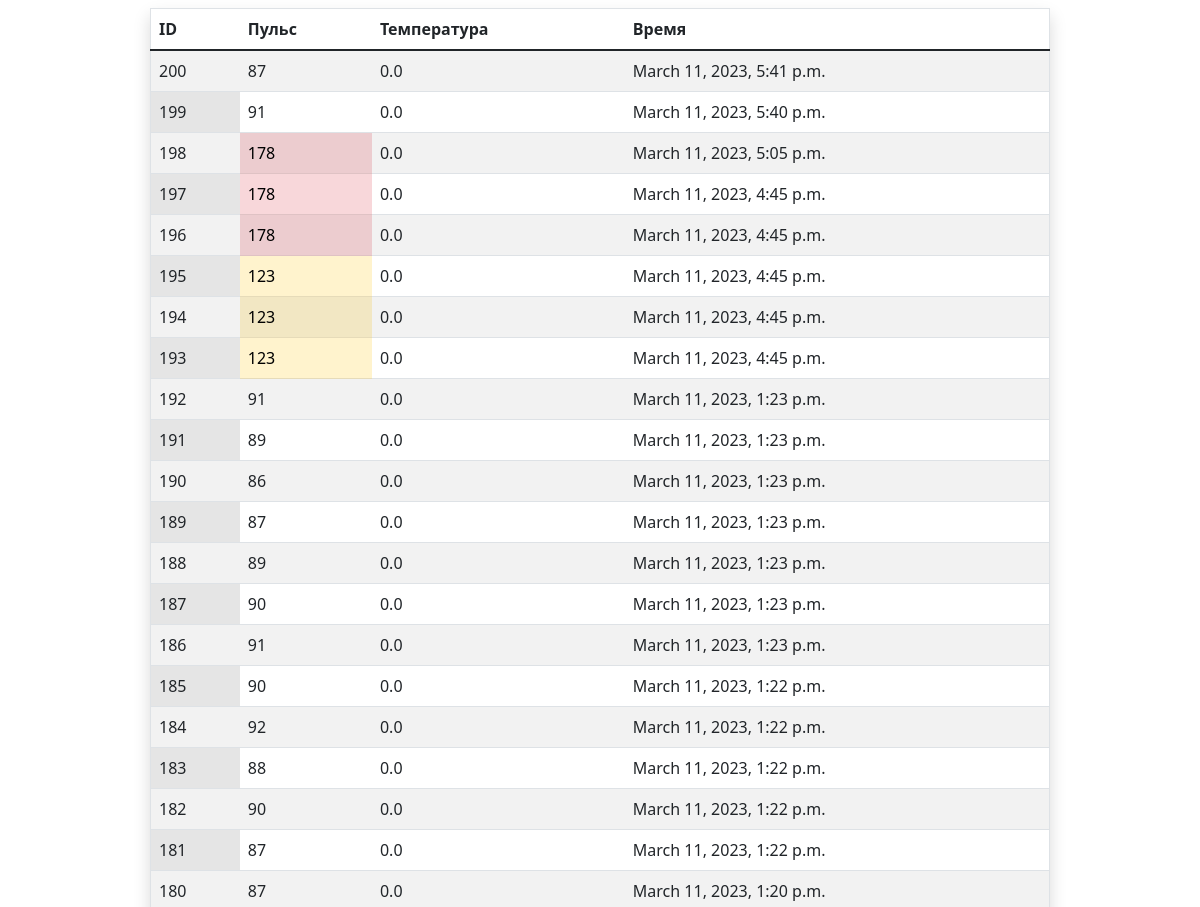
/ (upper part), run on an earlier commit of the app's database.
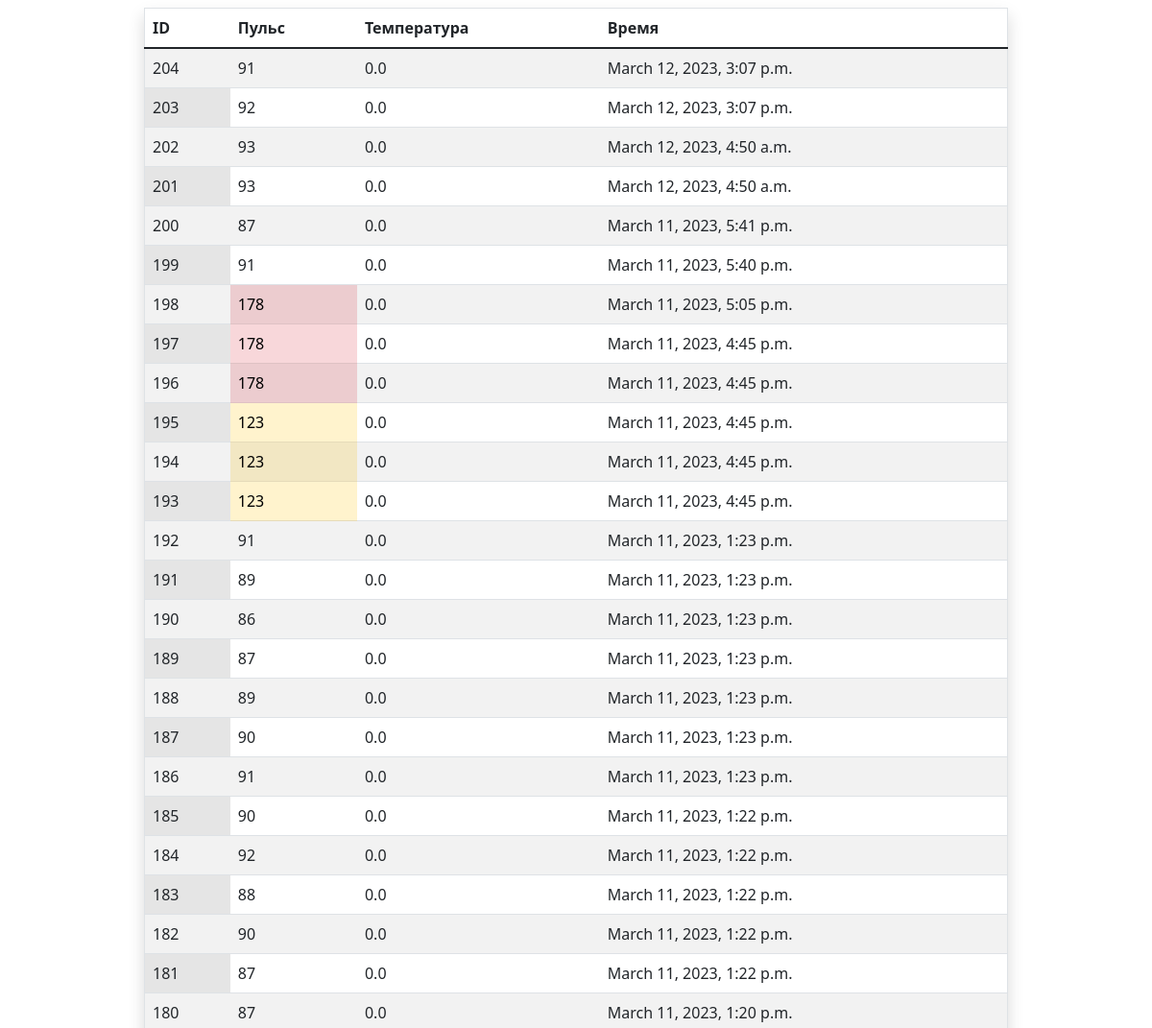
And on a later commit of the database.
### first/models.py (models this page shows)
class History(models.Model):
    date = models.DateTimeField(default=0)
    first = models.IntegerField(default=0)
    second = models.FloatField(default=0)
    result = models.IntegerField(default=0)

### first/views.py (the view)
# urls.py: path('', history),
def history(request):
    context = {}
    records = History.objects.order_by('-date')
    context['history'] = records
    return render(request, 'history.html', context)

### first/templates/history.html (shortened to what this page needs)
<!DOCTYPE html>
<html>
    <head>
        <link href="https://cdn.jsdelivr.net/npm/bootstrap@5.1.3/dist/css/bootstrap.min.css" rel="stylesheet">
    </head>
    <body>
    <center>
<div class="w-75" >
    <table class="table table-hover table-striped border shadow p-3 mt-2">
      <thead>
        <tr>
          <th scope="col">ID</th>
          <th scope="col">Пульс</th>
          <th scope="col">Температура</th>
          <th scope="col">Время</th>
        </tr>
      </thead>
      <tbody>
        {% for record in history %}
            <tr scope="row">
                <td class="table-active" title="{{ record.date }}">{{ record.id }}</td>
                {% if record.first > 120 and record.first < 140 %}
                <td class="table-warning" title="Предупреждение. У вас немного Повышен пульс!">{{ record.first }}</td>
                {% elif record.first > 140 %}
                <td class="table-danger" title="У вас слишком высокий пульс!!!">{{ record.first }}</td>
                {% else %}
                <td title="{{ record.date }}">{{ record.first }}</td>
                {% endif %}
                <td title="{{ record.date }}">{{ record.second }}</td>
                <td>{{ record.date }}</td>
            </tr>
        {% endfor %}
      </tbody>
    </table>
</div>
        </center>
    </body>
</html>

What changed in the data, as far as the page shows it:
added History: id "204", first "91", second "0.0", date "March 12, 2023, 3:07 p.m."
added History: id "203", first "92", second "0.0", date "March 12, 2023, 3:07 p.m."
added History: id "202", first "93", second "0.0", date "March 12, 2023, 4:50 a.m."
added History: id "201", first "93", second "0.0", date "March 12, 2023, 4:50 a.m."
